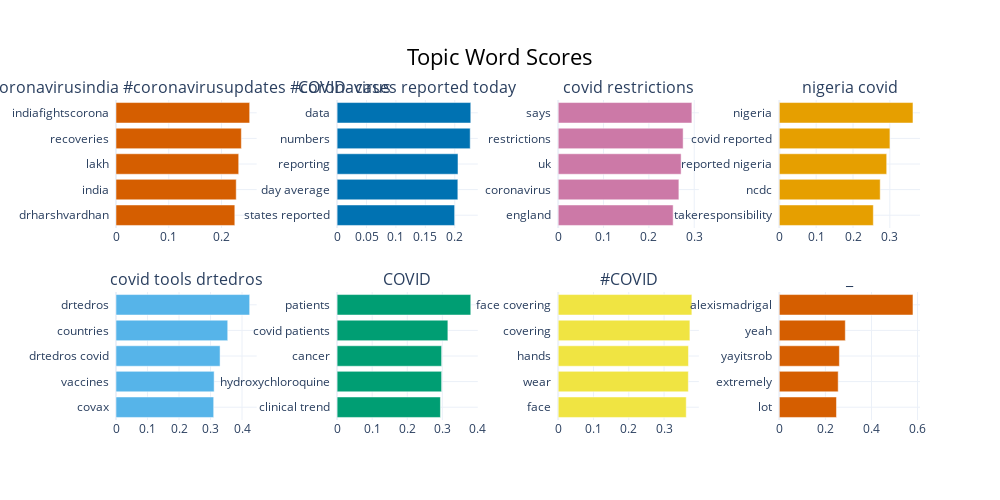

Here is the notebook cell this chart was saved with:
### Markdown cell above
This representation shows the most imporant and relevant words for each topic. This is useful for understanding the main themes of each topic.

### Code cell
topic_model_real.visualize_barchart(top_n_topics=8, custom_labels=True)

### Figure 1 — Plotly figure (JSON) as saved in the notebook; plotly's stock layout.template omitted (floating-point values rounded to 4 significant figures)
{"data": [{"marker": {"color": "#D55E00"}, "orientation": "h", "type": "bar", "x": [0.2252, 0.2279, 0.2325, 0.2376, 0.2533], "xaxis": "x", "y": ["drharshvardhan  ", "india  ", "lakh  ", "recoveries  ", "indiafightscorona  "], "yaxis": "y"}, {"marker": {"color": "#0072B2"}, "orientation": "h", "type": "bar", "x": [0.1998, 0.2053, 0.2055, 0.2263, 0.2272], "xaxis": "x2", "y": ["states reported  ", "day average  ", "reporting  ", "numbers  ", "data  "], "yaxis": "y2"}, {"marker": {"color": "#CC79A7"}, "orientation": "h", "type": "bar", "x": [0.2535, 0.2662, 0.2711, 0.2755, 0.2948], "xaxis": "x3", "y": ["england  ", "coronavirus  ", "uk  ", "restrictions  ", "says  "], "yaxis": "y3"}, {"marker": {"color": "#E69F00"}, "orientation": "h", "type": "bar", "x": [0.2552, 0.2738, 0.2915, 0.3003, 0.3627], "xaxis": "x4", "y": ["takeresponsibility  ", "ncdc  ", "reported nigeria  ", "covid reported  ", "nigeria  "], "yaxis": "y4"}, {"marker": {"color": "#56B4E9"}, "orientation": "h", "type": "bar", "x": [0.3101, 0.3115, 0.3304, 0.3546, 0.4243], "xaxis": "x5", "y": ["covax  ", "vaccines  ", "drtedros covid  ", "countries  ", "drtedros  "], "yaxis": "y5"}, {"marker": {"color": "#009E73"}, "orientation": "h", "type": "bar", "x": [0.2946, 0.2979, 0.2979, 0.3158, 0.381], "xaxis": "x6", "y": ["clinical trend  ", "hydroxychloroquine  ", "cancer  ", "covid patients  ", "patients  "], "yaxis": "y6"}, {"marker": {"color": "#F0E442"}, "orientation": "h", "type": "bar", "x": [0.3628, 0.3687, 0.3691, 0.3731, 0.3787], "xaxis": "x7", "y": ["face  ", "wear  ", "hands  ", "covering  ", "face covering  "], "yaxis": "y7"}, {"marker": {"color": "#D55E00"}, "orientation": "h", "type": "bar", "x": [0.2482, 0.2555, 0.2607, 0.2865, 0.5801], "xaxis": "x8", "y": ["lot  ", "extremely  ", "yayitsrob  ", "yeah  ", "alexismadrigal  "], "yaxis": "y8"}], "layout": {"annotations": [{"font": {"size": 16}, "showarrow": false, "text": "#coronavirusindia #coronavirusupdates #coronavirus", "x": 0.0875, "xanchor": "center", "xref": "paper", "y": 1, "yanchor": "bottom", "yref": "paper"}, {"font": {"size": 16}, "showarrow": false, "text": "COVID- cases reported today", "x": 0.3625, "xanchor": "center", "xref": "paper", "y": 1, "yanchor": "bottom", "yref": "paper"}, {"font": {"size": 16}, "showarrow": false, "text": "covid restrictions", "x": 0.6375, "xanchor": "center", "xref": "paper", "y": 1, "yanchor": "bottom", "yref": "paper"}, {"font": {"size": 16}, "showarrow": false, "text": "nigeria covid", "x": 0.9125, "xanchor": "center", "xref": "paper", "y": 1, "yanchor": "bottom", "yref": "paper"}, {"font": {"size": 16}, "showarrow": false, "text": "covid tools drtedros", "x": 0.0875, "xanchor": "center", "xref": "paper", "y": 0.4, "yanchor": "bottom", "yref": "paper"}, {"font": {"size": 16}, "showarrow": false, "text": "COVID", "x": 0.3625, "xanchor": "center", "xref": "paper", "y": 0.4, "yanchor": "bottom", "yref": "paper"}, {"font": {"size": 16}, "showarrow": false, "text": "#COVID", "x": 0.6375, "xanchor": "center", "xref": "paper", "y": 0.4, "yanchor": "bottom", "yref": "paper"}, {"font": {"size": 16}, "showarrow": false, "text": "_", "x": 0.9125, "xanchor": "center", "xref": "paper", "y": 0.4, "yanchor": "bottom", "yref": "paper"}], "height": 500, "hoverlabel": {"bgcolor": "white", "font": {"family": "Rockwell", "size": 16}}, "showlegend": false, "title": {"font": {"color": "Black", "size": 22}, "text": "Topic Word Scores", "x": 0.5, "xanchor": "center", "yanchor": "top"}, "width": 1000, "xaxis": {"anchor": "y", "domain": [0, 0.175], "showgrid": true}, "xaxis2": {"anchor": "y2", "domain": [0.275, 0.45], "showgrid": true}, "xaxis3": {"anchor": "y3", "domain": [0.55, 0.725], "showgrid": true}, "xaxis4": {"anchor": "y4", "domain": [0.825, 1], "showgrid": true}, "xaxis5": {"anchor": "y5", "domain": [0, 0.175], "showgrid": true}, "xaxis6": {"anchor": "y6", "domain": [0.275, 0.45], "showgrid": true}, "xaxis7": {"anchor": "y7", "domain": [0.55, 0.725], "showgrid": true}, "xaxis8": {"anchor": "y8", "domain": [0.825, 1], "showgrid": true}, "yaxis": {"anchor": "x", "domain": [0.6, 1], "showgrid": true}, "yaxis2": {"anchor": "x2", "domain": [0.6, 1], "showgrid": true}, "yaxis3": {"anchor": "x3", "domain": [0.6, 1], "showgrid": true}, "yaxis4": {"anchor": "x4", "domain": [0.6, 1], "showgrid": true}, "yaxis5": {"anchor": "x5", "domain": [0, 0.4], "showgrid": true}, "yaxis6": {"anchor": "x6", "domain": [0, 0.4], "showgrid": true}, "yaxis7": {"anchor": "x7", "domain": [0, 0.4], "showgrid": true}, "yaxis8": {"anchor": "x8", "domain": [0, 0.4], "showgrid": true}}}
